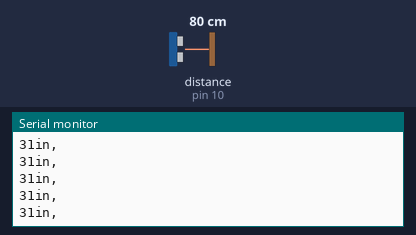
A sketch run on a simulated Teensy 4. Shown: the last lines printed to the serial monitor. Wiring (inferred from the names in the program): range finder with pulse-width output: data pin 10. Inputs (shaded band) come from the test bench; at power-on: distance to the obstacle (sensor on pin 10) 80 cm. The echo pulse lasts 58.3 µs per cm.

Above: at 1.2 s.
1.3 s: distance to the obstacle (sensor on pin 10) set to 2 cm
At 1.43 s:
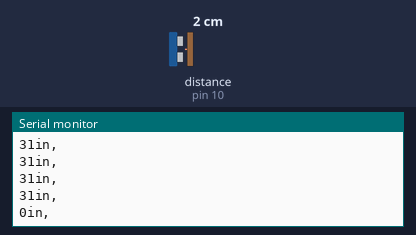
2.8 s: distance to the obstacle (sensor on pin 10) set to 4 cm
At 2.8 s:
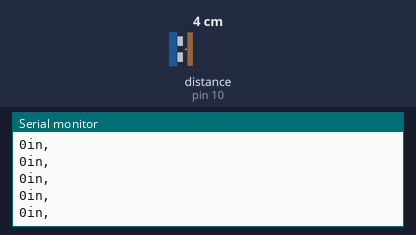
Timing chart, 0 to 5.8 s (numbered marks = the images above; inputs shaded):
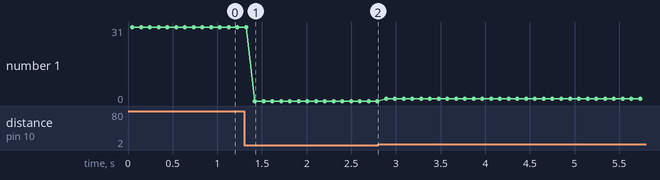

The sketch:

maxez20-ultrasonic-rangefinder.ino
```cpp
//Author: Bruce Allen
//Date: 23/07/09


const int pwPin = 10;
const int channel = 3;

//variables needed to store values
long pulse, inches, cm;

void setup() {
}

void loop() {

  pinMode(pwPin, INPUT);
    //Used to read in the pulse that is being sent by the MaxSonar device.
  //Pulse Width representation with a scale factor of 147 uS per Inch.

  pulse = pulseIn(pwPin, HIGH);
  //147uS per inch
  inches = pulse/147;
  usbMIDI.sendControlChange(7, inches, channel);
  Serial.print(inches);
  Serial.print("in, ");
  Serial.println();
  delay(50);
}
```

Measured:
- after the input at 1.3 s, the serial monitor: prints a new line after 0.12 s (image 1)
- plotted number 1: 31 → 0 after the input at 1.3 s, 0 → 1 after the input at 2.8 s
